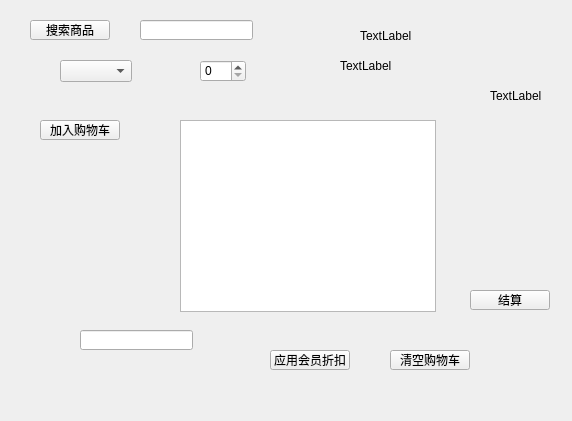
<?xml version="1.0" encoding="UTF-8"?>
<ui version="4.0">
 <class>CheckoutWidget</class>
 <widget class="QWidget" name="CheckoutWidget">
  <property name="geometry">
   <rect>
    <x>0</x>
    <y>0</y>
    <width>572</width>
    <height>421</height>
   </rect>
  </property>
  <property name="windowTitle">
   <string>Form</string>
  </property>
  <widget class="QPushButton" name="btnSearchProduct">
   <property name="geometry">
    <rect>
     <x>30</x>
     <y>20</y>
     <width>80</width>
     <height>20</height>
    </rect>
   </property>
   <property name="text">
    <string>搜索商品</string>
   </property>
  </widget>
  <widget class="QLineEdit" name="lineEdit_search">
   <property name="geometry">
    <rect>
     <x>140</x>
     <y>20</y>
     <width>113</width>
     <height>20</height>
    </rect>
   </property>
  </widget>
  <widget class="QComboBox" name="comboProduct">
   <property name="geometry">
    <rect>
     <x>60</x>
     <y>60</y>
     <width>72</width>
     <height>22</height>
    </rect>
   </property>
  </widget>
  <widget class="QSpinBox" name="spinQuantity">
   <property name="geometry">
    <rect>
     <x>200</x>
     <y>60</y>
     <width>46</width>
     <height>22</height>
    </rect>
   </property>
  </widget>
  <widget class="QPushButton" name="btnAddToCartta">
   <property name="geometry">
    <rect>
     <x>40</x>
     <y>120</y>
     <width>80</width>
     <height>20</height>
    </rect>
   </property>
   <property name="text">
    <string>加入购物车</string>
   </property>
  </widget>
  <widget class="QTableView" name="tableViewCart">
   <property name="geometry">
    <rect>
     <x>180</x>
     <y>120</y>
     <width>256</width>
     <height>192</height>
    </rect>
   </property>
  </widget>
  <widget class="QLineEdit" name="lineEditMemberID">
   <property name="geometry">
    <rect>
     <x>80</x>
     <y>330</y>
     <width>113</width>
     <height>20</height>
    </rect>
   </property>
  </widget>
  <widget class="QPushButton" name="btnApplyMember">
   <property name="geometry">
    <rect>
     <x>270</x>
     <y>350</y>
     <width>80</width>
     <height>20</height>
    </rect>
   </property>
   <property name="text">
    <string>应用会员折扣</string>
   </property>
  </widget>
  <widget class="QLabel" name="labelMemberInfo">
   <property name="geometry">
    <rect>
     <x>360</x>
     <y>30</y>
     <width>54</width>
     <height>12</height>
    </rect>
   </property>
   <property name="text">
    <string>TextLabel</string>
   </property>
  </widget>
  <widget class="QLabel" name="labelTotalBefore">
   <property name="geometry">
    <rect>
     <x>340</x>
     <y>60</y>
     <width>54</width>
     <height>12</height>
    </rect>
   </property>
   <property name="text">
    <string>TextLabel</string>
   </property>
  </widget>
  <widget class="QLabel" name="labelTotalAfter">
   <property name="geometry">
    <rect>
     <x>490</x>
     <y>90</y>
     <width>54</width>
     <height>12</height>
    </rect>
   </property>
   <property name="text">
    <string>TextLabel</string>
   </property>
  </widget>
  <widget class="QPushButton" name="btnCheckout">
   <property name="geometry">
    <rect>
     <x>470</x>
     <y>290</y>
     <width>80</width>
     <height>20</height>
    </rect>
   </property>
   <property name="text">
    <string>结算</string>
   </property>
  </widget>
  <widget class="QPushButton" name="btnClearCart">
   <property name="geometry">
    <rect>
     <x>390</x>
     <y>350</y>
     <width>80</width>
     <height>20</height>
    </rect>
   </property>
   <property name="text">
    <string>清空购物车</string>
   </property>
  </widget>
 </widget>
 <resources/>
 <connections/>
</ui>
